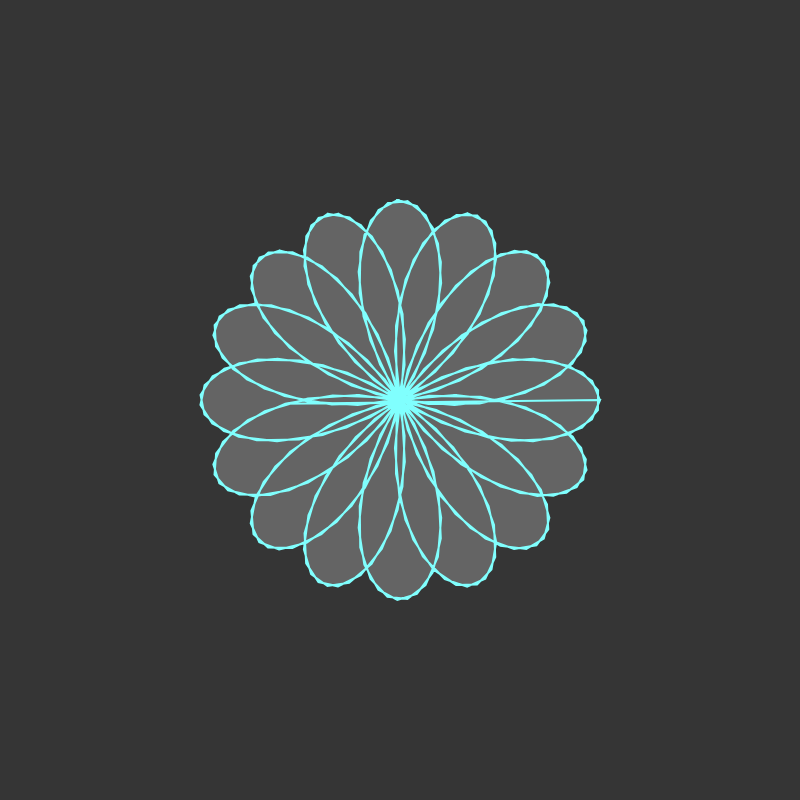
Frame 1 (no input)
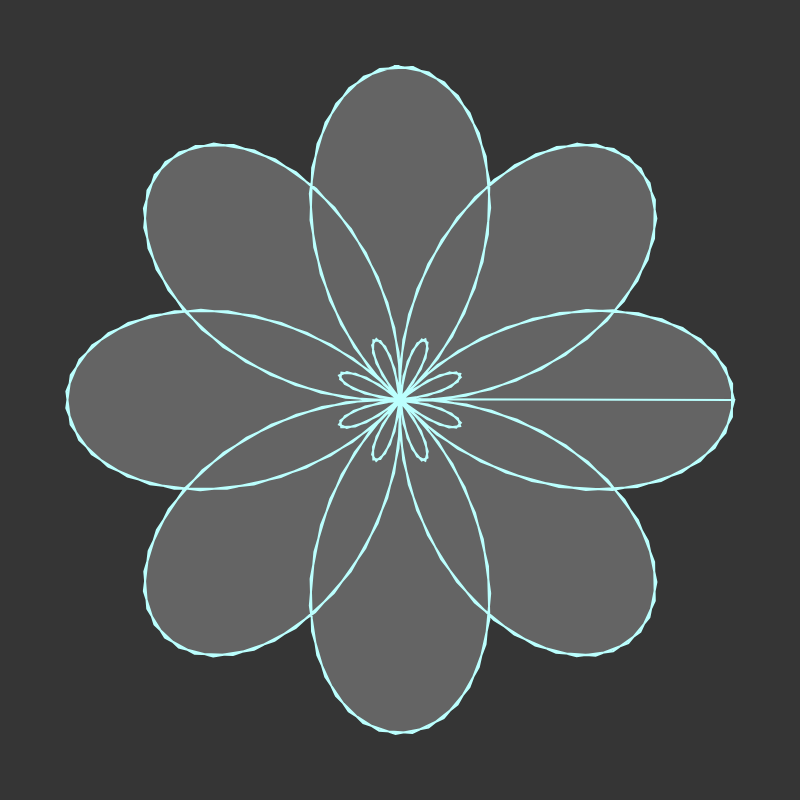
Frame 60 (no input)
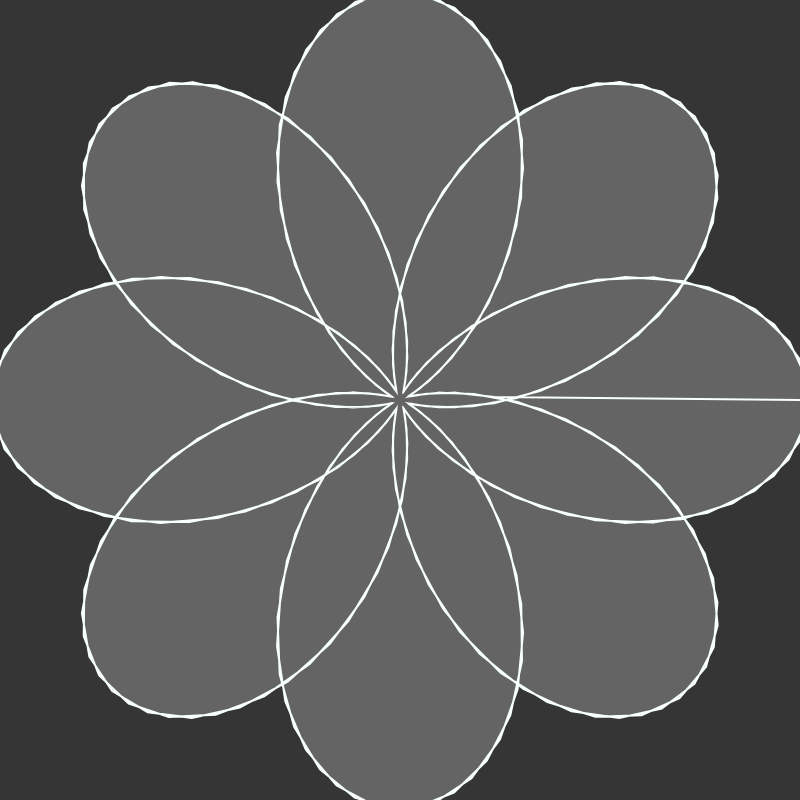
Frame 120 (the mouse pressed at the canvas centre since frame 60)

The p5.js sketch that drew these frames (run headless with seeded random() and noise() and a simulated clock; from frame 60 on, the mouse is pressed at the canvas centre):

// p5.js sketch
// ── sketch.js
let s = [];
let m = [null, 1, -1, 1, 1];
let d = {x: 0, y : 0};
let intensity = 255;
let sat = 127;

function setup() {
  createCanvas(800, 800);
  colorMode(HSB, 255)
  s[1] = createSlider(1, 10, 8);
  s[2] = createSlider(1, 10, 3);
  s[3] = createSlider(0, 255, 127);
}

function draw() {
  let k = s[1].value() / s[2].value();
  //let k = Math.PI / Math.E;
  background(53);
  translate(width / 2, height / 2);
  beginShape();
  fill(100);
  for (let a = 0; a < TWO_PI * 10; a += 0.1) {
    let r = 200 * cos(k * a);
    let x = ((r + d.x) * cos(a));
    let y = ((r + d.y) * sin(a));
    //strokeColor = map(s[3].value(), 0, 1.0, 0, 255);
    stroke(s[3].value(), sat, intensity);
    strokeWeight(2);
    vertex(x, y);
  }
  endShape(CLOSE);

  intensity = intensity + (3 *  m[1]);
  if (intensity > 220 || intensity < 80)  { m[1] *= -1; }

  sat += 1 * m[2];
  if (sat > 255 || sat < 1) { m[2] *= -1; }

  d.x = lerp(d.x, 300 * m[3], 0.01);
  if (abs(d.x) > 260) { m[3] *= -1; }

  d.y = lerp(d.y, 300 * m[4], 0.01);
  if (abs(d.y) > 260) { m[4] *= -1; }
}
